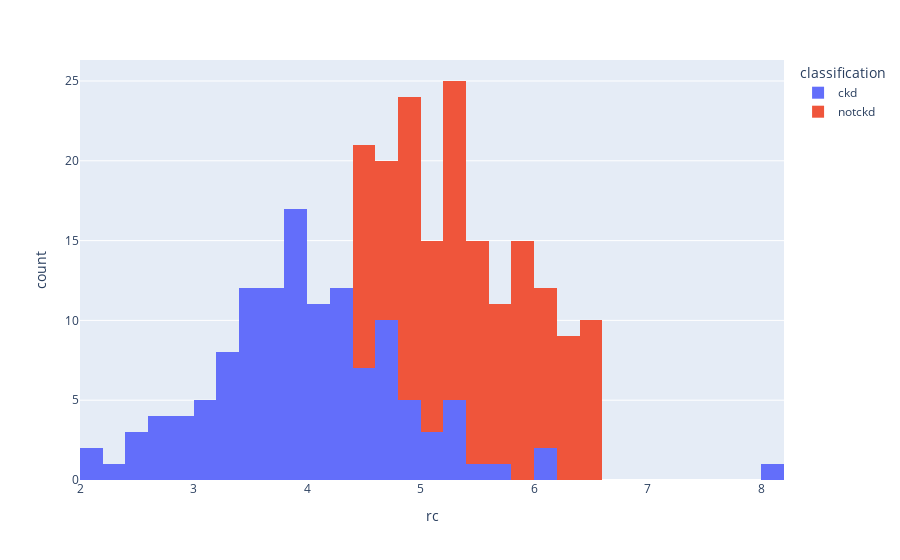

Notebook code cell kept with this figure:
### Code cell
px.histogram(df, x="rc" , color = 'classification')

### Figure 1 — Plotly figure (JSON) as saved in the notebook; plotly's stock layout.template omitted (floating-point values rounded to 4 significant figures; data arrays with more than 128 entries replaced by an {"elided": "..."} marker saying what was removed)
{"data": [{"alignmentgroup": "True", "bingroup": "x", "hovertemplate": "classification=ckd<br>rc=%{x}<br>count=%{y}<extra></extra>", "legendgroup": "ckd", "marker": {"color": "#636efa", "pattern": {"shape": ""}}, "name": "ckd", "offsetgroup": "ckd", "orientation": "v", "showlegend": true, "type": "histogram", "x": {"elided": "250 float values"}, "xaxis": "x", "yaxis": "y"}, {"alignmentgroup": "True", "bingroup": "x", "hovertemplate": "classification=notckd<br>rc=%{x}<br>count=%{y}<extra></extra>", "legendgroup": "notckd", "marker": {"color": "#EF553B", "pattern": {"shape": ""}}, "name": "notckd", "offsetgroup": "notckd", "orientation": "v", "showlegend": true, "type": "histogram", "x": {"elided": "150 float values"}, "xaxis": "x", "yaxis": "y"}], "layout": {"barmode": "relative", "legend": {"title": {"text": "classification"}, "tracegroupgap": 0}, "margin": {"t": 60}, "xaxis": {"anchor": "y", "domain": [0, 1], "title": {"text": "rc"}}, "yaxis": {"anchor": "x", "domain": [0, 1], "title": {"text": "count"}}}}
